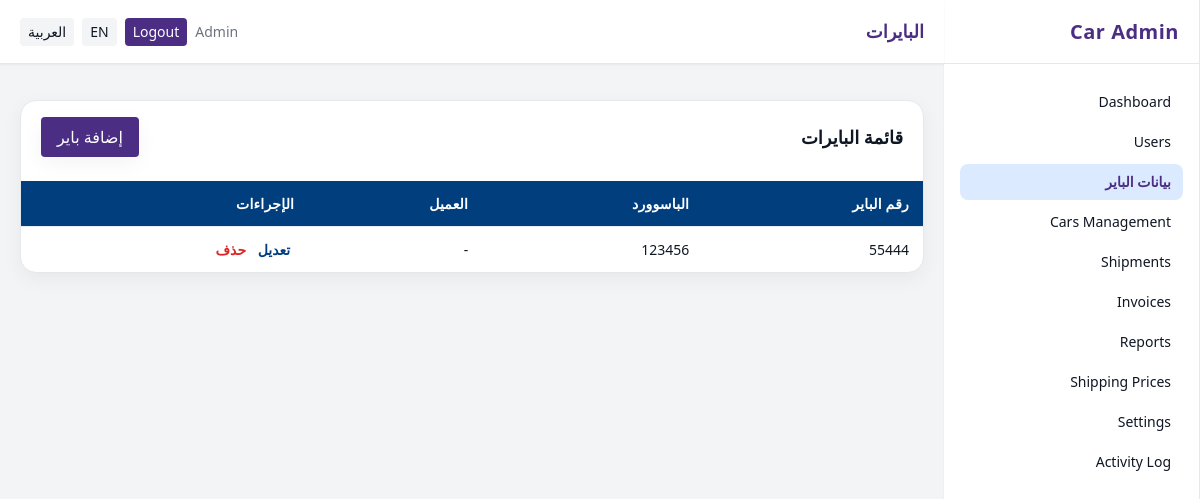
The page /admin/buyers (signed in) on the database as committed earlier.
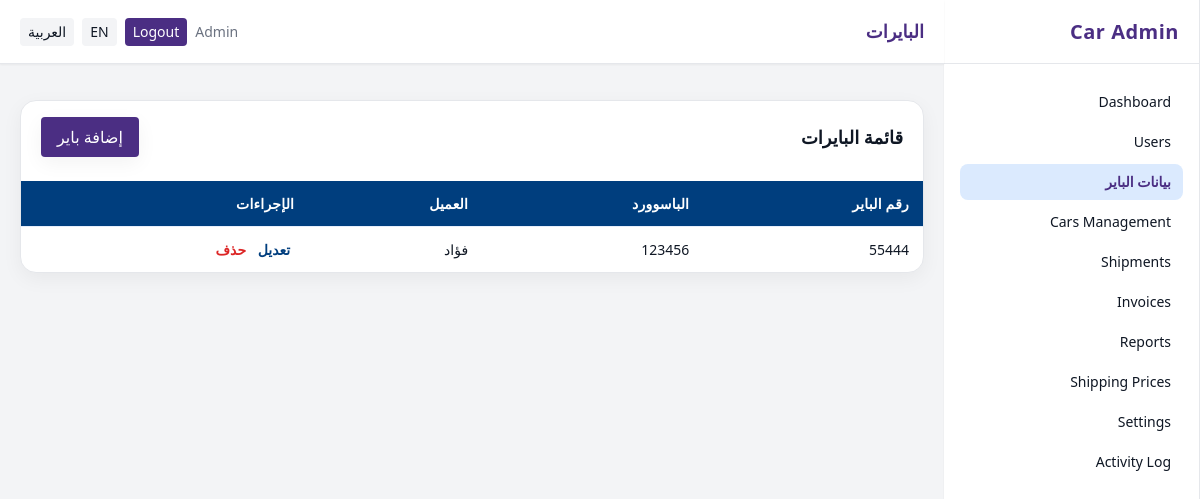
The same page on the database as committed later.
### app/models.py (models this page shows)
class Buyer(db.Model):
    __tablename__ = "buyers"
    id = db.Column(db.Integer, primary_key=True)
    name = db.Column(db.String(200), nullable=False)
    buyer_number = db.Column(db.String(100))
    password = db.Column(db.String(200))
    customer_id = db.Column(db.Integer, db.ForeignKey("customers.id", ondelete="SET NULL"))
    customer = db.relationship("Customer")

class Customer(db.Model):
    __tablename__ = "customers"
    id = db.Column(db.Integer, primary_key=True)
    user_id = db.Column(db.Integer, db.ForeignKey("users.id"))
    account_number = db.Column(db.String(50), unique=True)
    company_name = db.Column(db.String(200))
    full_name = db.Column(db.String(200))
    email = db.Column(db.String(180))
    phone = db.Column(db.String(50))
    address = db.Column(db.Text)
    country = db.Column(db.String(100))
    price_category = db.Column(db.String(20), nullable=False, default="normal")
    user = db.relationship("User", backref="customer_profile")
    @property
    def display_name(self) -> str:
        try:
            name = (self.company_name or self.full_name or (self.user.name if getattr(self, 'user', None) else None))
            name = (name or "").strip()
            return name if name else "-"
        except Exception:
            return "-"

### app/blueprints/admin/routes.py (the view)
@admin_bp.route("/buyers")
@role_required("admin")
def buyers_list():
    buyers = (
        db.session.query(Buyer)
        .join(Customer, Buyer.customer_id == Customer.id, isouter=True)
        .order_by(Buyer.buyer_number.asc(), Buyer.name.asc())
        .all()
    )
    return render_template("admin/buyers_list.html", buyers=buyers)

### app/models.py (called while the page is built)
    @property
    def is_active(self):
        return bool(self.active)

### app/security.py (called while the page is built)
def _canonicalize_role(role_name: str | None) -> str | None:
    if not role_name:
        return None
    name = role_name.strip().lower()
    synonyms = {
        "staff": "employee",
        "employees": "employee",
    }
    return synonyms.get(name, name)

def role_required(*allowed_roles: str) -> Callable:
    normalized_allowed = {
        r for r in (_canonicalize_role(r) for r in allowed_roles) if r is not None
    }
    def decorator(view_func: Callable) -> Callable:
        @wraps(view_func)
        @login_required
        def wrapper(*args, **kwargs):
            user_role = getattr(getattr(current_user, "role", None), "name", None)
            user_role_norm = _canonicalize_role(user_role)
            if not user_role_norm or user_role_norm not in normalized_allowed:
                abort(403)
            return view_func(*args, **kwargs)
        return wrapper
    return decorator

### app/templates/admin/buyers_list.html (shortened to what this page needs)
{% extends "base_admin.html" %}
{% block header %}البايرات{% endblock %}
{% block content %}
<div class="container" dir="rtl">
  <div class="buyers-card">
    <div class="buyers-header">
      <h2 class="buyers-title">قائمة البايرات</h2>
      <a href="{{ url_for('admin.buyers_new') }}" class="px-4 py-2 bg-primary text-white rounded shadow-soft hover:opacity-90">إضافة باير</a>
    </div>
    <div class="spacer"></div>
    <div style="overflow-x:auto;">
      <table class="buyers-table">
        <thead>
          <tr>
            <th class="nowrap">رقم الباير</th>
            <th class="nowrap">الباسوورد</th>
            <th class="nowrap">العميل</th>
            <th class="nowrap">الإجراءات</th>
          </tr>
        </thead>
        <tbody>
          {% for b in buyers %}
          <tr>
            <td>{{ b.buyer_number or '-' }}</td>
            <td>{{ b.password or '-' }}</td>
            <td>{{ b.customer.display_name if b.customer else '-' }}</td>
            <td class="nowrap">
              <a href="{{ url_for('admin.buyers_edit', buyer_id=b.id) }}" class="action-link edit">تعديل</a>
              <form action="{{ url_for('admin.buyers_delete', buyer_id=b.id) }}" method="post" style="display:inline" onsubmit="return confirm('هل تريد الحذف؟')">
                <button type="submit" class="action-link delete">حذف</button>
              </form>
            </td>
          </tr>
          {% else %}
          <tr>
            <td colspan="4" class="center muted">لا توجد بيانات حالياً</td>
          </tr>
          {% endfor %}
        </tbody>
      </table>
    </div>
  </div>
</div>
{% endblock %}

Rows that differ between the two databases and show on the page:
changed Buyer: customer "-" → "فؤاد"
